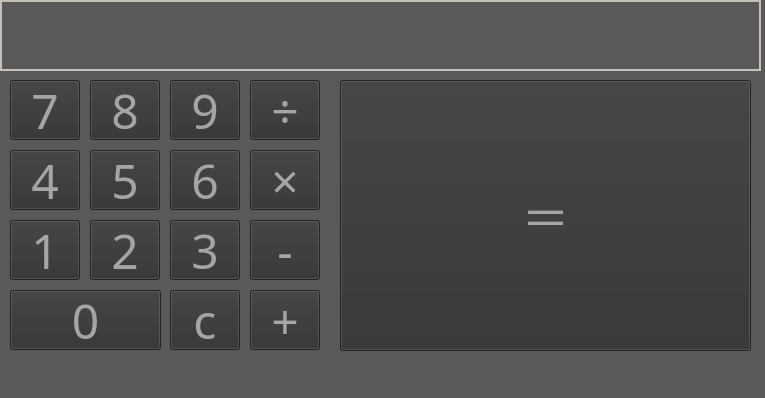
<?xml version="1.0" encoding="UTF-8"?>
<ui version="4.0">
 <class>MainWindow</class>
 <widget class="QMainWindow" name="MainWindow">
  <property name="geometry">
   <rect>
    <x>0</x>
    <y>0</y>
    <width>765</width>
    <height>398</height>
   </rect>
  </property>
  <property name="windowTitle">
   <string>MainWindow</string>
  </property>
  <property name="styleSheet">
   <string notr="true">background-color: rgb(89, 89, 89);</string>
  </property>
  <widget class="QWidget" name="centralwidget">
   <widget class="QLabel" name="label">
    <property name="geometry">
     <rect>
      <x>0</x>
      <y>0</y>
      <width>761</width>
      <height>71</height>
     </rect>
    </property>
    <property name="font">
     <font>
      <family>맑은 고딕</family>
      <pointsize>16</pointsize>
     </font>
    </property>
    <property name="styleSheet">
     <string notr="true">background-color: rgb(89, 89, 89);
border:2px solid rgb(199, 192, 185)</string>
    </property>
    <property name="text">
     <string/>
    </property>
    <property name="alignment">
     <set>Qt::AlignRight|Qt::AlignTrailing|Qt::AlignVCenter</set>
    </property>
   </widget>
   <widget class="QPushButton" name="btn_0">
    <property name="geometry">
     <rect>
      <x>10</x>
      <y>290</y>
      <width>151</width>
      <height>60</height>
     </rect>
    </property>
    <property name="font">
     <font>
      <family>맑은 고딕</family>
      <pointsize>36</pointsize>
      <weight>50</weight>
      <bold>false</bold>
     </font>
    </property>
    <property name="styleSheet">
     <string notr="true">background-color: rgb(48, 48, 48);
color: rgb(165, 165, 165);</string>
    </property>
    <property name="text">
     <string>0</string>
    </property>
   </widget>
   <widget class="QPushButton" name="btn_claer">
    <property name="geometry">
     <rect>
      <x>170</x>
      <y>290</y>
      <width>70</width>
      <height>60</height>
     </rect>
    </property>
    <property name="font">
     <font>
      <family>맑은 고딕</family>
      <pointsize>36</pointsize>
      <weight>50</weight>
      <bold>false</bold>
     </font>
    </property>
    <property name="styleSheet">
     <string notr="true">background-color: rgb(48, 48, 48);
color: rgb(165, 165, 165);</string>
    </property>
    <property name="text">
     <string>c</string>
    </property>
   </widget>
   <widget class="QPushButton" name="btn_1">
    <property name="geometry">
     <rect>
      <x>10</x>
      <y>220</y>
      <width>70</width>
      <height>60</height>
     </rect>
    </property>
    <property name="font">
     <font>
      <family>맑은 고딕</family>
      <pointsize>36</pointsize>
      <weight>50</weight>
      <bold>false</bold>
     </font>
    </property>
    <property name="styleSheet">
     <string notr="true">background-color: rgb(48, 48, 48);
color: rgb(165, 165, 165);</string>
    </property>
    <property name="text">
     <string>1</string>
    </property>
   </widget>
   <widget class="QPushButton" name="btn_4">
    <property name="geometry">
     <rect>
      <x>10</x>
      <y>150</y>
      <width>70</width>
      <height>60</height>
     </rect>
    </property>
    <property name="font">
     <font>
      <family>맑은 고딕</family>
      <pointsize>36</pointsize>
      <weight>50</weight>
      <bold>false</bold>
     </font>
    </property>
    <property name="styleSheet">
     <string notr="true">background-color: rgb(48, 48, 48);
color: rgb(165, 165, 165);</string>
    </property>
    <property name="text">
     <string>4</string>
    </property>
   </widget>
   <widget class="QPushButton" name="btn_7">
    <property name="geometry">
     <rect>
      <x>10</x>
      <y>80</y>
      <width>70</width>
      <height>60</height>
     </rect>
    </property>
    <property name="font">
     <font>
      <family>맑은 고딕</family>
      <pointsize>36</pointsize>
      <weight>50</weight>
      <bold>false</bold>
     </font>
    </property>
    <property name="styleSheet">
     <string notr="true">background-color: rgb(48, 48, 48);
color: rgb(165, 165, 165);</string>
    </property>
    <property name="text">
     <string>7</string>
    </property>
   </widget>
   <widget class="QPushButton" name="btn_2">
    <property name="geometry">
     <rect>
      <x>90</x>
      <y>220</y>
      <width>70</width>
      <height>60</height>
     </rect>
    </property>
    <property name="font">
     <font>
      <family>맑은 고딕</family>
      <pointsize>36</pointsize>
      <weight>50</weight>
      <bold>false</bold>
     </font>
    </property>
    <property name="styleSheet">
     <string notr="true">background-color: rgb(48, 48, 48);
color: rgb(165, 165, 165);</string>
    </property>
    <property name="text">
     <string>2</string>
    </property>
   </widget>
   <widget class="QPushButton" name="btn_3">
    <property name="geometry">
     <rect>
      <x>170</x>
      <y>220</y>
      <width>70</width>
      <height>60</height>
     </rect>
    </property>
    <property name="font">
     <font>
      <family>맑은 고딕</family>
      <pointsize>36</pointsize>
      <weight>50</weight>
      <bold>false</bold>
     </font>
    </property>
    <property name="styleSheet">
     <string notr="true">background-color: rgb(48, 48, 48);
color: rgb(165, 165, 165);</string>
    </property>
    <property name="text">
     <string>3</string>
    </property>
   </widget>
   <widget class="QPushButton" name="btn_5">
    <property name="geometry">
     <rect>
      <x>90</x>
      <y>150</y>
      <width>70</width>
      <height>60</height>
     </rect>
    </property>
    <property name="font">
     <font>
      <family>맑은 고딕</family>
      <pointsize>36</pointsize>
      <weight>50</weight>
      <bold>false</bold>
     </font>
    </property>
    <property name="styleSheet">
     <string notr="true">background-color: rgb(48, 48, 48);
color: rgb(165, 165, 165);</string>
    </property>
    <property name="text">
     <string>5</string>
    </property>
   </widget>
   <widget class="QPushButton" name="btn_6">
    <property name="geometry">
     <rect>
      <x>170</x>
      <y>150</y>
      <width>70</width>
      <height>60</height>
     </rect>
    </property>
    <property name="font">
     <font>
      <family>맑은 고딕</family>
      <pointsize>36</pointsize>
      <weight>50</weight>
      <bold>false</bold>
     </font>
    </property>
    <property name="styleSheet">
     <string notr="true">background-color: rgb(48, 48, 48);
color: rgb(165, 165, 165);</string>
    </property>
    <property name="text">
     <string>6</string>
    </property>
   </widget>
   <widget class="QPushButton" name="btn_8">
    <property name="geometry">
     <rect>
      <x>90</x>
      <y>80</y>
      <width>70</width>
      <height>60</height>
     </rect>
    </property>
    <property name="font">
     <font>
      <family>맑은 고딕</family>
      <pointsize>36</pointsize>
      <weight>50</weight>
      <bold>false</bold>
     </font>
    </property>
    <property name="styleSheet">
     <string notr="true">background-color: rgb(48, 48, 48);
color: rgb(165, 165, 165);</string>
    </property>
    <property name="text">
     <string>8</string>
    </property>
   </widget>
   <widget class="QPushButton" name="btn_9">
    <property name="geometry">
     <rect>
      <x>170</x>
      <y>80</y>
      <width>70</width>
      <height>60</height>
     </rect>
    </property>
    <property name="font">
     <font>
      <family>맑은 고딕</family>
      <pointsize>36</pointsize>
      <weight>50</weight>
      <bold>false</bold>
     </font>
    </property>
    <property name="styleSheet">
     <string notr="true">background-color: rgb(48, 48, 48);
color: rgb(165, 165, 165);</string>
    </property>
    <property name="text">
     <string>9</string>
    </property>
   </widget>
   <widget class="QPushButton" name="btn_add">
    <property name="geometry">
     <rect>
      <x>250</x>
      <y>290</y>
      <width>70</width>
      <height>60</height>
     </rect>
    </property>
    <property name="font">
     <font>
      <family>맑은 고딕</family>
      <pointsize>36</pointsize>
      <weight>50</weight>
      <bold>false</bold>
     </font>
    </property>
    <property name="styleSheet">
     <string notr="true">background-color: rgb(48, 48, 48);
color: rgb(165, 165, 165);</string>
    </property>
    <property name="text">
     <string>+</string>
    </property>
   </widget>
   <widget class="QPushButton" name="btn_div">
    <property name="geometry">
     <rect>
      <x>250</x>
      <y>80</y>
      <width>70</width>
      <height>60</height>
     </rect>
    </property>
    <property name="font">
     <font>
      <family>맑은 고딕</family>
      <pointsize>36</pointsize>
      <weight>50</weight>
      <bold>false</bold>
     </font>
    </property>
    <property name="styleSheet">
     <string notr="true">background-color: rgb(48, 48, 48);
color: rgb(165, 165, 165);</string>
    </property>
    <property name="text">
     <string>÷</string>
    </property>
   </widget>
   <widget class="QPushButton" name="btn_sub">
    <property name="geometry">
     <rect>
      <x>250</x>
      <y>220</y>
      <width>70</width>
      <height>60</height>
     </rect>
    </property>
    <property name="font">
     <font>
      <family>맑은 고딕</family>
      <pointsize>36</pointsize>
      <weight>50</weight>
      <bold>false</bold>
     </font>
    </property>
    <property name="styleSheet">
     <string notr="true">background-color: rgb(48, 48, 48);
color: rgb(165, 165, 165);</string>
    </property>
    <property name="text">
     <string>-</string>
    </property>
   </widget>
   <widget class="QPushButton" name="btn_mul">
    <property name="geometry">
     <rect>
      <x>250</x>
      <y>150</y>
      <width>70</width>
      <height>60</height>
     </rect>
    </property>
    <property name="font">
     <font>
      <family>맑은 고딕</family>
      <pointsize>36</pointsize>
      <weight>50</weight>
      <bold>false</bold>
     </font>
    </property>
    <property name="styleSheet">
     <string notr="true">background-color: rgb(48, 48, 48);
color: rgb(165, 165, 165);</string>
    </property>
    <property name="text">
     <string>×</string>
    </property>
   </widget>
   <widget class="QPushButton" name="btn_result">
    <property name="geometry">
     <rect>
      <x>340</x>
      <y>80</y>
      <width>411</width>
      <height>271</height>
     </rect>
    </property>
    <property name="font">
     <font>
      <family>맑은 고딕</family>
      <pointsize>36</pointsize>
      <weight>50</weight>
      <bold>false</bold>
     </font>
    </property>
    <property name="styleSheet">
     <string notr="true">background-color: rgb(48, 48, 48);
color: rgb(165, 165, 165);</string>
    </property>
    <property name="text">
     <string>＝</string>
    </property>
   </widget>
  </widget>
  <widget class="QMenuBar" name="menubar">
   <property name="geometry">
    <rect>
     <x>0</x>
     <y>0</y>
     <width>765</width>
     <height>21</height>
    </rect>
   </property>
  </widget>
  <widget class="QStatusBar" name="statusbar"/>
 </widget>
 <resources/>
 <connections/>
</ui>
